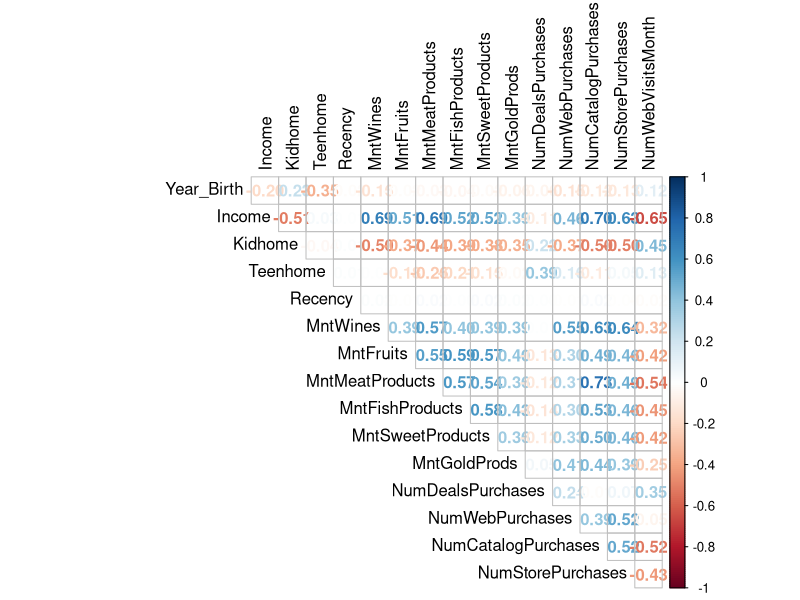
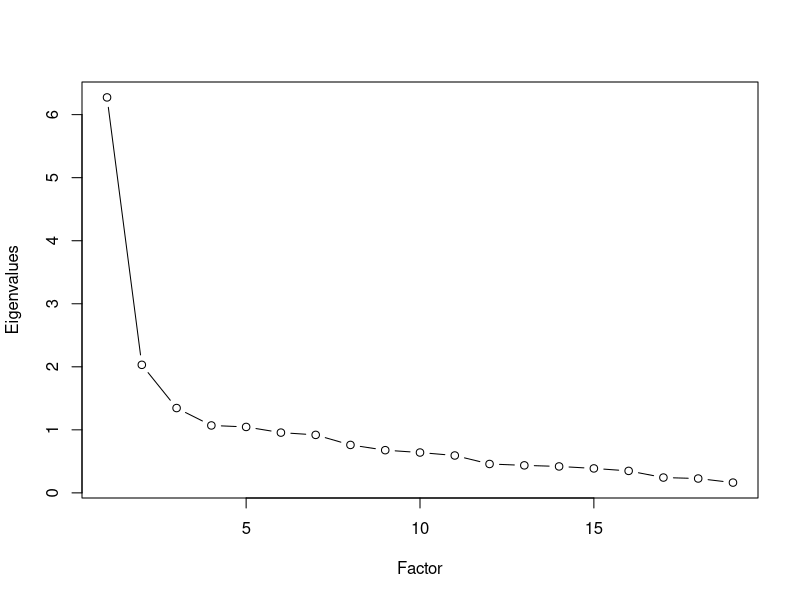
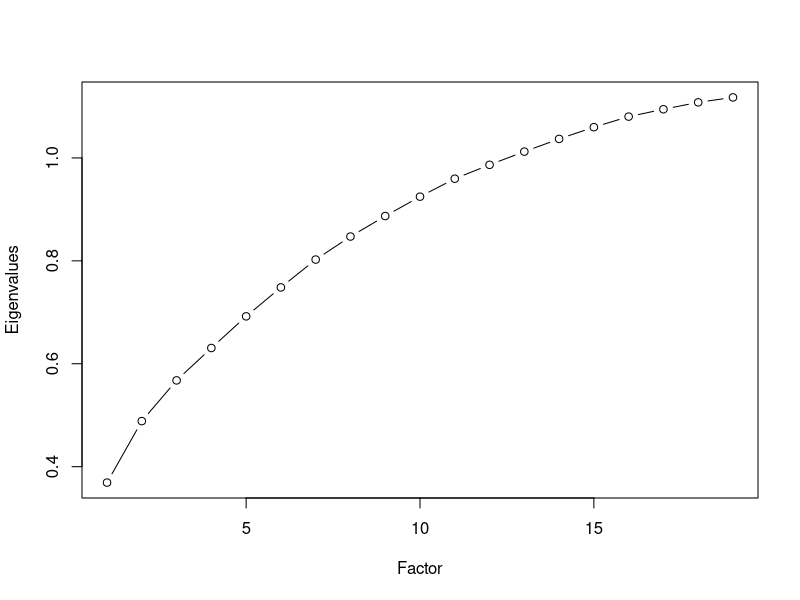

Recreate these plots in R, in order.
# import libraries
library(dplyr)
library(GGally)
library(corrplot)

# import data
data.ori = read.csv("customer-personality.csv")

# summary of data
str(data.ori)

# check for NA
sum(is.na(data.ori))

# check which columns contain NA
apply(is.na(data.ori), 2, which)

# remove NA rows
data.clean = data.ori[which(!is.na(data.ori$Income)),]
str(data.clean)
sum(is.na(data.clean))

# remove outliers from income 
data.clean <- data.clean[!(data.clean$Income >=200000),]

# filter numerical columns
numerical.data = data.clean[, c(2,5:7,9:ncol(data.ori))]
str(numerical.data)

# plot correlation matrix
corrplot(cor(numerical.data), tl.col = "black", diag = FALSE, 
         method = 'number', type = 'upper')

# # inefficient to use this, too much data
# ggpairs(numerical.data)#, aes(color = class, alpha = 0.5))


# converting 'Education' and 'Marital status' variables to categorical variables
## Education
data.clean$Education[data.clean$Education == "Basic"] <- "1"
data.clean$Education[data.clean$Education == "Graduation"] <- "2"
data.clean$Education[data.clean$Education == "2n Cycle"] <- "3"
data.clean$Education[data.clean$Education == "Master"] <- "3"
data.clean$Education[data.clean$Education == "PhD"] <- "4"
data.clean$Education <- as.numeric(data.clean$Education)

## Marital Status - Merging YOLO, Alone, and Absurd to add to single
data.clean$Marital_Status[data.clean$Marital_Status == "Absurd"] <- "1"
data.clean$Marital_Status[data.clean$Marital_Status == "Alone"] <- "1"
data.clean$Marital_Status[data.clean$Marital_Status == "YOLO"] <- "1"
data.clean$Marital_Status[data.clean$Marital_Status == "Single"] <- "1"
data.clean$Marital_Status[data.clean$Marital_Status == "Together"] <- "2"
data.clean$Marital_Status[data.clean$Marital_Status == "Married"] <- "3"
data.clean$Marital_Status[data.clean$Marital_Status == "Divorced"] <- "4"
data.clean$Marital_Status[data.clean$Marital_Status == "Widow"] <- "5"
data.clean$Marital_Status <- as.numeric(data.clean$Marital_Status)



######## Factor Analysis ########

### determine the number of factors of FA
# We want to identify the component of the correlation structure

data.clean$Dt_Customer <- NULL


fa.cor = cor(data.clean)


# looking at fa.cor
# let's look at eigenvector of the correlation to see how many factors we use

fa.eigen = eigen(fa.cor)
fa.eigen$values
# in decreasing values
# higher = more important
# rule of thuumb to see the number of variables we should use? Do the sum

sum(fa.eigen$values)


cumsum(fa.eigen$values)/19
# seeing this, using the first 4, we can explain 79% of the data
# draw screen plot for better visualisation


# use the scree plot
plot(fa.eigen$values, type = "b", ylab = "Eigenvalues", xlab = "Factor") # we choose 4
plot(cumsum(fa.eigen$values)/17, type = "b", ylab = "Eigenvalues", xlab = "Factor") # we choose 4

# maybe use 7?
# Why we use 4
# Because after 4, the decrease in the eigenvalue is much smaller, therefore we choose 4

##############################################
### factor analysis
fa.res = factanal(x = data.clean, factors = 7, rotation = "none") # factor = 4 because of our eigenvalues easlier
fa.res

#uniqueness = epsilon values
# loadings
# We have proportion variance explained by these loadings
# hypothesis test to see whether 4 factors are sufficient
# here, our p value is high therefore we don't reject that 4 factors are sufficient


##############################################
### factor rotation
fa.res = factanal(x = data.clean, factors = 4, rotation = "promax")
# promax belongs to the oblique rotation?

print(fa.res, cut = 0.2)
# we only show the factors with a loading of higher than 0.2
# therefore only selecting the variables with large loading
# you can see that paragraph, sentence and wordm is with factor 1
##############################################
### factor scores
fa.res = factanal(x = data.clean, factors = 7, rotation = "promax", scores = "Bartlett")
head(fa.res$scores)
summary(lm(Factor2 ~ Factor1, data = as.data.frame(fa.res$scores)))

